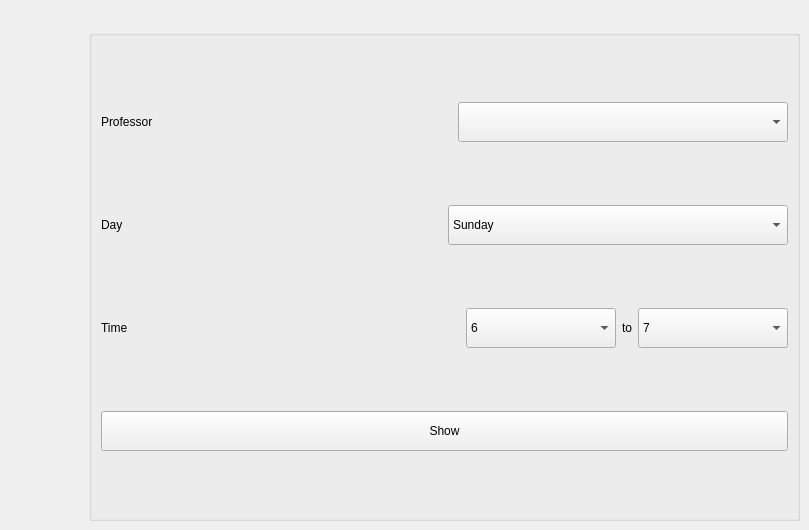
          <widget class="QWidget" name="tab_7">
           <attribute name="title">
            <string>Professor Status</string>
           </attribute>
           <widget class="QGroupBox" name="groupBox_5">
            <property name="geometry">
             <rect>
              <x>89</x>
              <y>30</y>
              <width>711</width>
              <height>491</height>
             </rect>
            </property>
            <property name="sizePolicy">
             <sizepolicy hsizetype="Maximum" vsizetype="Maximum">
              <horstretch>0</horstretch>
              <verstretch>0</verstretch>
             </sizepolicy>
            </property>
            <property name="title">
             <string/>
            </property>
            <layout class="QVBoxLayout" name="verticalLayout_5">
             <item>
              <layout class="QHBoxLayout" name="horizontalLayout_21">
               <item>
                <widget class="QLabel" name="label_21">
                 <property name="text">
                  <string>Professor</string>
                 </property>
                </widget>
               </item>
               <item>
                <widget class="QComboBox" name="ps_name">
                 <property name="sizePolicy">
                  <sizepolicy hsizetype="Maximum" vsizetype="Maximum">
                   <horstretch>0</horstretch>
                   <verstretch>0</verstretch>
                  </sizepolicy>
                 </property>
                 <property name="minimumSize">
                  <size>
                   <width>330</width>
                   <height>40</height>
                  </size>
                 </property>
                </widget>
               </item>
              </layout>
             </item>
             <item>
              <layout class="QHBoxLayout" name="horizontalLayout_20">
               <item>
                <widget class="QLabel" name="label_20">
                 <property name="text">
                  <string>Day</string>
                 </property>
                </widget>
               </item>
               <item>
                <widget class="QComboBox" name="ps_day">
                 <property name="minimumSize">
                  <size>
                   <width>300</width>
                   <height>40</height>
                  </size>
                 </property>
                 <item>
                  <property name="text">
                   <string>Sunday</string>
                  </property>
                 </item>
                 <item>
                  <property name="text">
                   <string>Monday</string>
                  </property>
                 </item>
                 <item>
                  <property name="text">
                   <string>Tuesday</string>
                  </property>
                 </item>
                 <item>
                  <property name="text">
                   <string>Wednesday</string>
                  </property>
                 </item>
                 <item>
                  <property name="text">
                   <string>Thursday</string>
                  </property>
                 </item>
                 <item>
                  <property name="text">
                   <string>Friday</string>
                  </property>
                 </item>
                </widget>
               </item>
              </layout>
             </item>
             <item>
              <layout class="QHBoxLayout" name="horizontalLayout_27">
               <item>
                <widget class="QLabel" name="label_31">
                 <property name="text">
                  <string>Time</string>
                 </property>
                </widget>
               </item>
               <item>
                <widget class="QComboBox" name="ps_start">
                 <property name="sizePolicy">
                  <sizepolicy hsizetype="Maximum" vsizetype="Maximum">
                   <horstretch>0</horstretch>
                   <verstretch>0</verstretch>
                  </sizepolicy>
                 </property>
                 <property name="minimumSize">
                  <size>
                   <width>150</width>
                   <height>40</height>
                  </size>
                 </property>
                 <item>
                  <property name="text">
                   <string>6</string>
                  </property>
                 </item>
                 <item>
                  <property name="text">
                   <string>7</string>
                  </property>
                 </item>
                 <item>
                  <property name="text">
                   <string>8</string>
                  </property>
                 </item>
                 <item>
                  <property name="text">
                   <string>9</string>
                  </property>
                 </item>
                 <item>
                  <property name="text">
                   <string>10</string>
                  </property>
                 </item>
                 <item>
                  <property name="text">
                   <string>11</string>
                  </property>
                 </item>
                 <item>
                  <property name="text">
                   <string>12</string>
                  </property>
                 </item>
                 <item>
                  <property name="text">
                   <string>13</string>
                  </property>
                 </item>
                 <item>
                  <property name="text">
                   <string>14</string>
                  </property>
                 </item>
                 <item>
                  <property name="text">
                   <string>15</string>
                  </property>
                 </item>
                 <item>
                  <property name="text">
                   <string>16</string>
                  </property>
                 </item>
                 <item>
                  <property name="text">
                   <string>17</string>
                  </property>
                 </item>
                 <item>
                  <property name="text">
                   <string>18</string>
                  </property>
                 </item>
                </widget>
               </item>
               <item>
                <widget class="QLabel" name="label_33">
                 <property name="sizePolicy">
                  <sizepolicy hsizetype="Maximum" vsizetype="Maximum">
                   <horstretch>0</horstretch>
                   <verstretch>0</verstretch>
                  </sizepolicy>
                 </property>
                 <property name="text">
                  <string>to</string>
                 </property>
                 <property name="alignment">
                  <set>Qt::AlignCenter</set>
                 </property>
                </widget>
               </item>
               <item>
                <widget class="QComboBox" name="ps_end">
                 <property name="sizePolicy">
                  <sizepolicy hsizetype="Maximum" vsizetype="Maximum">
                   <horstretch>0</horstretch>
                   <verstretch>0</verstretch>
                  </sizepolicy>
                 </property>
                 <property name="minimumSize">
                  <size>
                   <width>150</width>
                   <height>40</height>
                  </size>
                 </property>
                 <item>
                  <property name="text">
                   <string>7</string>
                  </property>
                 </item>
                 <item>
                  <property name="text">
                   <string>8</string>
                  </property>
                 </item>
                 <item>
                  <property name="text">
                   <string>9</string>
                  </property>
                 </item>
                 <item>
                  <property name="text">
                   <string>10</string>
                  </property>
                 </item>
                 <item>
                  <property name="text">
                   <string>11</string>
                  </property>
                 </item>
                 <item>
                  <property name="text">
                   <string>12</string>
                  </property>
                 </item>
                 <item>
                  <property name="text">
                   <string>13</string>
                  </property>
                 </item>
                 <item>
                  <property name="text">
                   <string>14</string>
                  </property>
                 </item>
                 <item>
                  <property name="text">
                   <string>15</string>
                  </property>
                 </item>
                 <item>
                  <property name="text">
                   <string>16</string>
                  </property>
                 </item>
                 <item>
                  <property name="text">
                   <string>17</string>
                  </property>
                 </item>
                 <item>
                  <property name="text">
                   <string>18</string>
                  </property>
                 </item>
                 <item>
                  <property name="text">
                   <string>19</string>
                  </property>
                 </item>
                </widget>
               </item>
              </layout>
             </item>
             <item>
              <widget class="QPushButton" name="ps_show">
               <property name="minimumSize">
                <size>
                 <width>0</width>
                 <height>40</height>
                </size>
               </property>
               <property name="text">
                <string>Show</string>
               </property>
              </widget>
             </item>
            </layout>
           </widget>
          </widget>
